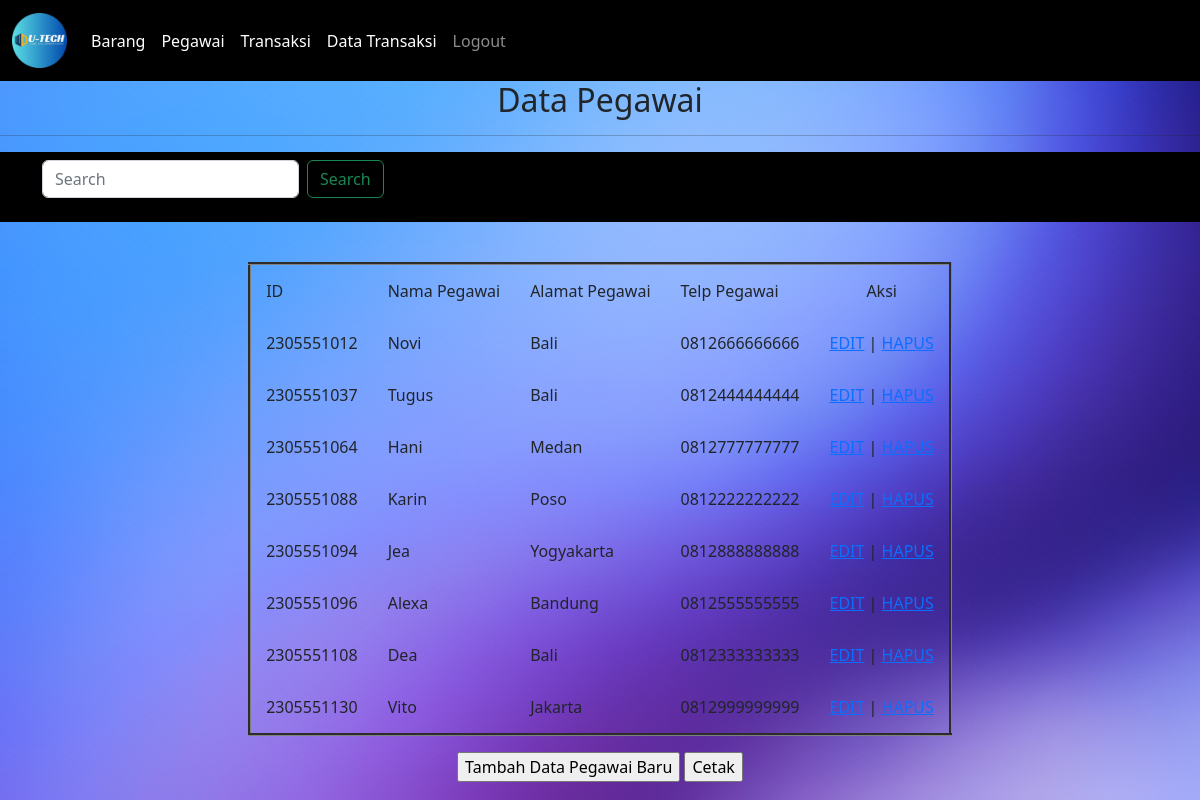
Screenshot of /pegawai.php with the database file from the repository.
### tables this page shows
CREATE TABLE `tb_pegawai` (
  `id_pegawai` char(10) NOT NULL,
  `nama_pegawai` varchar(100) NOT NULL,
  `alamat_pegawai` varchar(255) NOT NULL,
  `telp_pegawai` varchar(15) NOT NULL,
  PRIMARY KEY (`id_pegawai`)
);

### pegawai.php (the view, shortened to what this page needs)
<?php
include "navbar.php";
?>
<!DOCTYPE html>
<html>
<head>
<link href="https://cdn.jsdelivr.net/npm/bootstrap@5.2.2/dist/css/bootstrap.min.css" rel="stylesheet">
</head>
<body >
<h2><center>Data Pegawai</center></h2>
  <hr>
  <nav class="navbar bg-body-tertiary">
  <div class="container-fluid" >
    <form method='GET' class="d-flex" role="search" style="margin-left: 30px;">
      <input name="cari" class="form-control me-2" type="search" placeholder="Search" aria-label="Search">
      <button Name="Cari" class="btn btn-outline-success" type="submit">Search</button>
    </form>
   </div>
  </nav>
  <br>
 <div class="table-responsive">
		<table class="table table-bordered table-striped table-hover">
		<table border='3' cellspacing="0" cellpadding='15' align="center">
          <tr>
			<td class="active">ID</td>
          <td class="active">Nama Pegawai</td>
          <td class="active">Alamat Pegawai</td>
		  <td class="active">Telp Pegawai</td>
        	<td align="center">Aksi</td>
		</tr>
		<?php
        include "koneksi.php";
         if(isset($_GET['cari'])){
            $cari = $_GET['cari'];
            $sql = "SELECT * from tb_pegawai where id_pegawai like '%$cari%' or nama_pegawai = '%$cari%'";
         }else{
            $sql = "SELECT * from tb_pegawai";
         }
			$query= mysqli_query($db_link,$sql);
			while($data = mysqli_fetch_array($query))
				{
				?>
                 <tr>
                <td><?php echo $data['id_pegawai']; ?></td>
                <td><?php echo $data['nama_pegawai']; ?></td>
                <td><?php echo $data['alamat_pegawai']; ?></td>
                <td><?php echo $data['telp_pegawai']; ?></td>
    <td>
      <a href="pegawai/edit.php?id_pegawai=<?php echo "$data[id_pegawai]"; ?>">EDIT</a> |
      <a href="pegawai/aksi_hapus.php?id_pegawai=<?php echo "$data[id_pegawai]"; ?>" onclick="return confirm('Anda yakin ingin menghapus data?<?php echo "$data[id_pegawai]"; ?>  ')">HAPUS</a>
    </td>
				</tr>
				<?php
				}
		?>
		</table>
<p>
 <center> <right><input type="button" value="Tambah Data Pegawai Baru" onclick="location.href='pegawai/tambah.php'"></right>
  <right><input type="button" value="Cetak" onclick="location.href='../menuisi/pencetakan.php'"></right></center>
  </p></table>
  </div>
</body>
</html>

### navbar.php (style rules this page uses)
body { background-image: url(Image/bg-plain.png); background-size: cover; }
.navbar { background-color: #000000; color: #ffffff; }

### rows the page displays
tb_pegawai: id_pegawai "2305551012", nama_pegawai "Novi", alamat_pegawai "Bali", telp_pegawai "0812666666666"
tb_pegawai: id_pegawai "2305551037", nama_pegawai "Tugus", alamat_pegawai "Bali", telp_pegawai "0812444444444"
tb_pegawai: id_pegawai "2305551064", nama_pegawai "Hani", alamat_pegawai "Medan", telp_pegawai "0812777777777"
tb_pegawai: id_pegawai "2305551088", nama_pegawai "Karin", alamat_pegawai "Poso", telp_pegawai "0812222222222"
tb_pegawai: id_pegawai "2305551094", nama_pegawai "Jea", alamat_pegawai "Yogyakarta", telp_pegawai "0812888888888"
tb_pegawai: id_pegawai "2305551096", nama_pegawai "Alexa", alamat_pegawai "Bandung", telp_pegawai "0812555555555"
tb_pegawai: id_pegawai "2305551108", nama_pegawai "Dea", alamat_pegawai "Bali", telp_pegawai "0812333333333"
tb_pegawai: id_pegawai "2305551130", nama_pegawai "Vito", alamat_pegawai "Jakarta", telp_pegawai "0812999999999"
